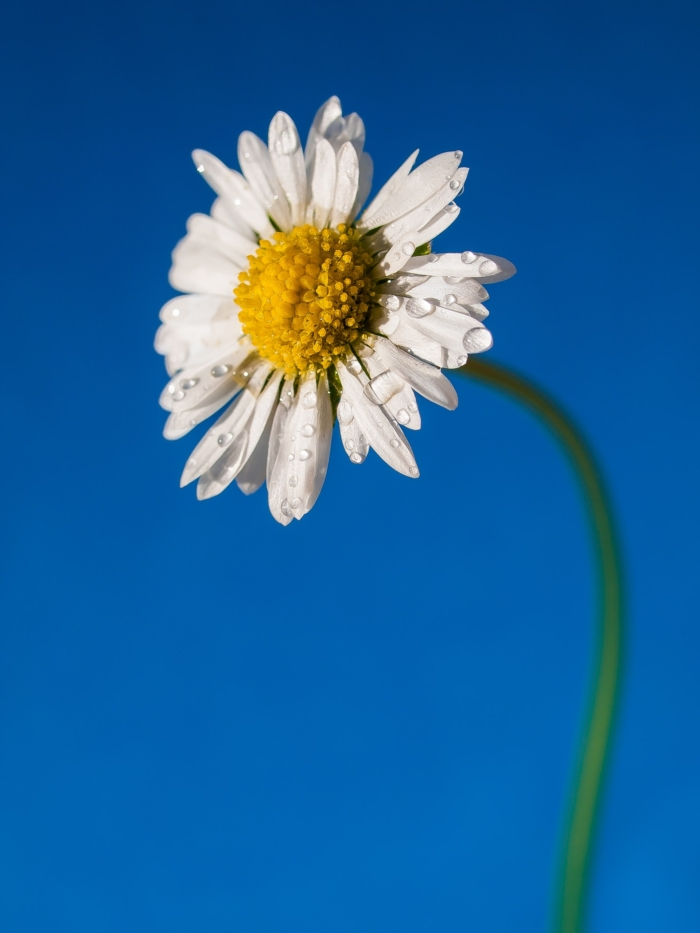
#> input picture flower-sample.jpg, 700 x 933 px
$ jupyter execute Opencv-01.ipynb
#> lines starting #> are read from the running program, lines starting #| are printed output that depends on the picture
# 📸 Displaying an Image using OpenCV

In this example, we will use **OpenCV** to read and display an image in a separate window. OpenCV (Open Source Computer Vision Library) is an open-source computer vision and machine learning software library.

The steps we’ll follow in this snippet are:

1. **Read an image**
2. **Display the image**
3. **Resizing images**
4. **Build a random color image**

<div style="text-align: center;">
  <a href="https://colab.research.google.com/github/MinooSdpr/Machine-Learning-101/blob/main/Session%2017/17_3%20-%20Keras%20Project%20Exercise.ipynb">

  </a>
  &nbsp;
  <a href="https://github.com/MinooSdpr/Machine-Learning-101/blob/main/Session%2017/17_3%20-%20Keras%20Project%20Exercise.ipynb">

  </a>
</div>

_______________

## 📄 `cv2.imread()` Parameters

| Parameter  | Type  | Description                                                                          |
| ---------- | ----- | ------------------------------------------------------------------------------------ |
| `filename` | `str` | Path to the image file to be loaded.                                                 |
| `flags`    | `int` | (Optional) Specifies the way image should be read. Default is `cv.IMREAD_COLOR` (1). |

[cell 1]
import cv2 as cv
import numpy as np
img = cv.imread('flower-sample.jpg')
#> img is the input picture: shape (933, 700, 3); mean B, G, R 156.5, 100.3, 29.6


cv.imshow('image', img)
cv.waitKey(0)
cv.destroyAllWindows()

### 📌 Common `flags` Values for `cv2.imread()`

| Flag Name                   | Value | Description                                                                                 |
| --------------------------- | ----- | ------------------------------------------------------------------------------------------- |
| `cv.IMREAD_COLOR`           | `1`   | Loads a color image. Any transparency of image will be neglected. This is the default flag. |
| `cv.IMREAD_GRAYSCALE`       | `0`   | Loads image in grayscale mode.                                                              |
| `cv.IMREAD_UNCHANGED`       | `-1`  | Loads image as such including alpha channel (transparency), if present.                     |
| `cv.IMREAD_ANYDEPTH`        | `2`   | Loads image in any bit depth.                                                               |
| `cv.IMREAD_ANYCOLOR`        | `4`   | Loads image in any color format.                                                            |
| `cv.IMREAD_REDUCED_COLOR_2` | `17`  | Loads the image reduced by 1/2.                                                             |
| `cv.IMREAD_REDUCED_COLOR_4` | `33`  | Loads the image reduced by 1/4.                                                             |
| `cv.IMREAD_REDUCED_COLOR_8` | `65`  | Loads the image reduced by 1/8.                                                             |

[cell 2]
import matplotlib.pyplot as plt


plt.imshow(img)

[cell 3]
plt.imshow(img)
plt.plot([50,100],[100,200],'c',lw=5)
plt.xticks([])
plt.yticks([])
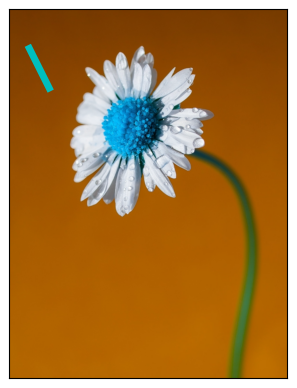
#> figure drawn by matplotlib, 1 panel; B, G, R data is drawn as R, G, B

[cell 4]
print(img)
#> (printed output is left out)

[cell 5]
img.shape
#> Out = (933, 700, 3)

[cell 6]
img2 = np.full((400,400,3),155,dtype=np.uint8)
cv.imshow('image 2', img2)
cv.waitKey(0)
cv.destroyAllWindows()

[cell 7]
b, g, r = cv.split(img)
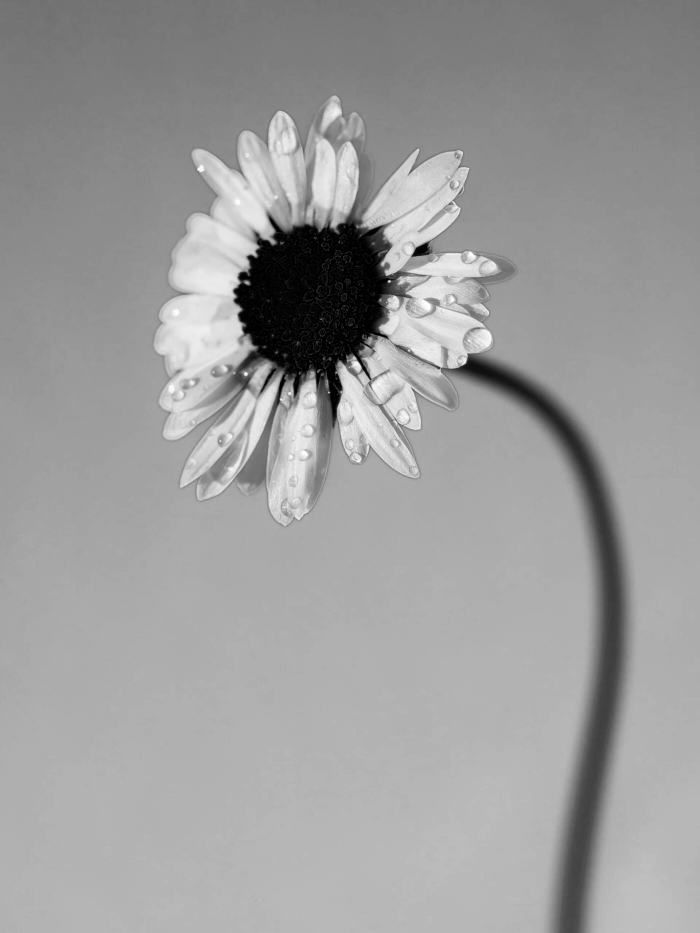
#> b: shape (933, 700); min 0, max 255, mean 156.5
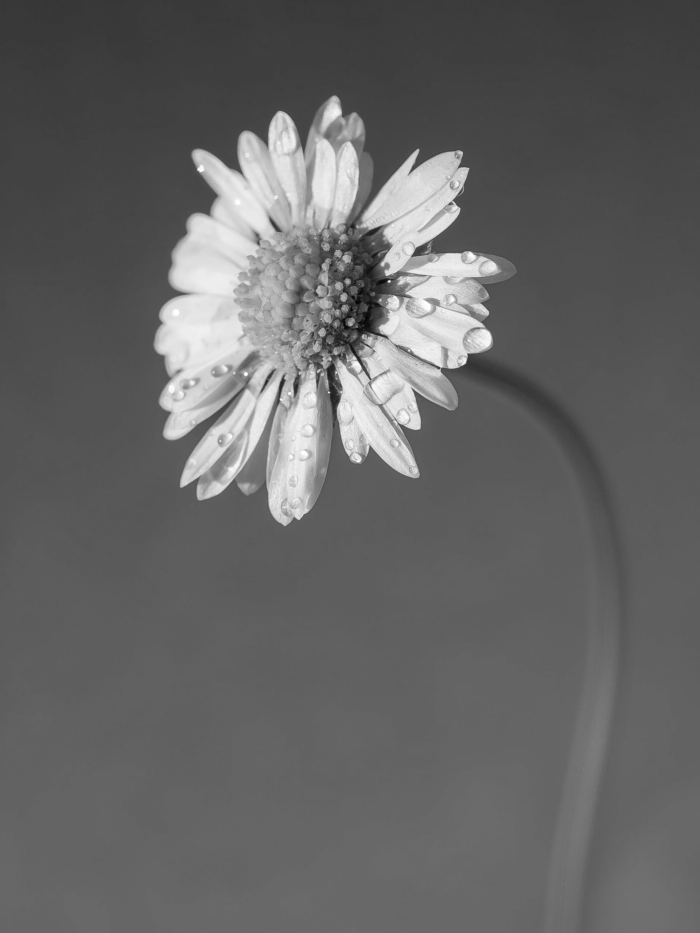
#> g: shape (933, 700); min 4, max 255, mean 100.3
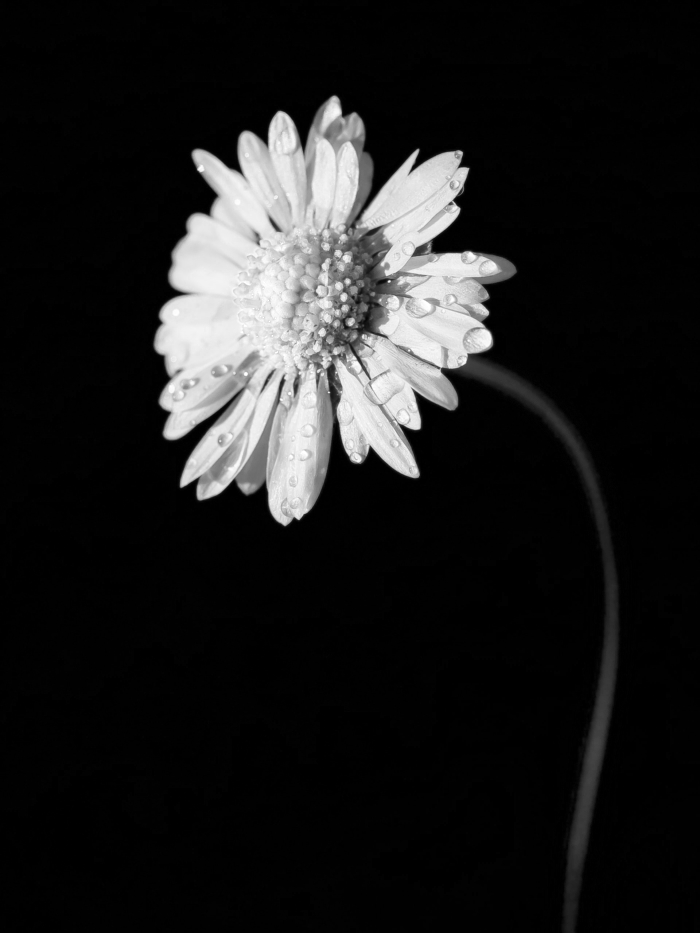
#> r: shape (933, 700); min 0, max 255, mean 29.6
b.shape
#> Out = (933, 700)

[cell 8]
pltimage = cv.merge([r,g,b])
plt.imshow(pltimage)
plt.xticks([])
plt.yticks([])

[cell 9]
r_rand = np.random.randint(0,255,size=(400,400))
g_rand = np.random.randint(0,255,size=(400,400))
b_rand = np.random.randint(0,255,size=(400,400))

randimg = cv.merge([r_rand,g_rand,b_rand])
plt.imshow(randimg)
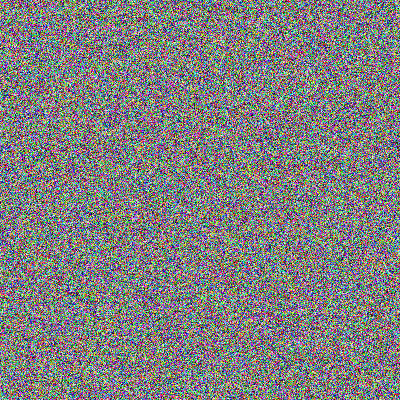
#> shown: shape (400, 400, 3); mean R, G, B 127.3, 127, 127

[cell 10]
cv.imshow('image', randimg)
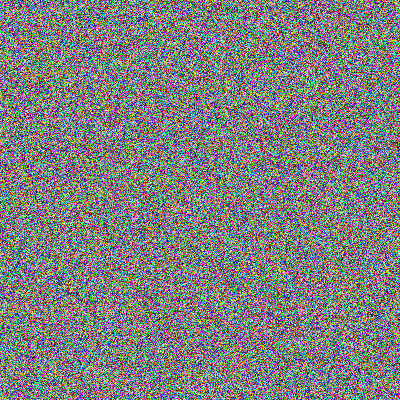
#> window 'image': shape (400, 400, 3) int32; mean B, G, R 127.3, 127, 127
cv.waitKey(0)
cv.destroyAllWindows()

## BUT WHY?

[cell 11]
rand_img = np.random.randint(0,255,size=(10,10,3), dtype=np.uint8)
cv.imshow('image', rand_img)
cv.waitKey(0)
cv.destroyAllWindows()

[cell 12]
plt.imshow(rand_img)
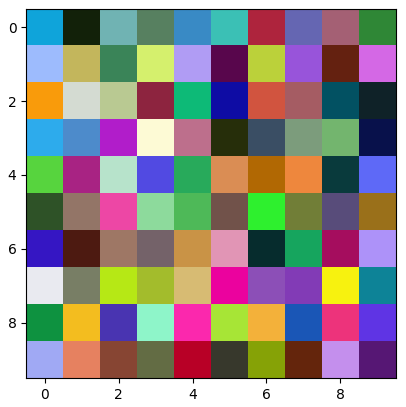
#> figure drawn by matplotlib, 1 panel

## 📏 Resizing Images in OpenCV

### 📄 Parameters of `cv2.resize()`

| Parameter       | Type               | Description                                                                                     |
| --------------- | ------------------ | ----------------------------------------------------------------------------------------------- |
| `src`           | `ndarray`          | Source image (the image to be resized).                                                         |
| `dsize`         | `tuple`            | Desired size as `(width, height)`. If set to `(0, 0)`, it must be calculated via `fx` and `fy`. |
| `fx`            | `float` (optional) | Scale factor along the horizontal axis (width). Used when `dsize` is not specified.             |
| `fy`            | `float` (optional) | Scale factor along the vertical axis (height). Used when `dsize` is not specified.              |
| `interpolation` | `int` (optional)   | Interpolation method used to resize the image. Default is `cv2.INTER_LINEAR`.                   |

---

### 🔀 Interpolation Methods

| Interpolation Flag   | Description                                                                 |
| -------------------- | --------------------------------------------------------------------------- |
| `cv2.INTER_NEAREST`  | Nearest neighbor interpolation (fastest, lower quality).                    |
| `cv2.INTER_LINEAR`   | Bilinear interpolation (default; good for upscaling).                       |
| `cv2.INTER_AREA`     | Resampling using pixel area relation (good for downscaling).                |
| `cv2.INTER_CUBIC`    | Bicubic interpolation over 4x4 pixel neighborhood (slower, better quality). |
| `cv2.INTER_LANCZOS4` | Lanczos interpolation over 8x8 pixel neighborhood (high-quality).           |

---

### ⚠️ Notes

* Either `dsize` **or** `fx`/`fy` must be provided.
* If both are provided, `dsize` takes priority and `fx`, `fy` are ignored.

[cell 13]
img_resize = cv.resize(rand_img,(400,400))
cv.imshow('image', img_resize)
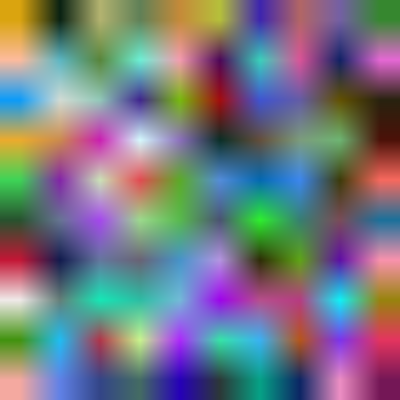
#> window 'image': shape (400, 400, 3); mean B, G, R 128.5, 119.4, 116.9
cv.waitKey(0)
cv.destroyAllWindows()
